Frame 1 (no input): blank canvas, image omitted
Frame 60 (no input): blank canvas, image omitted
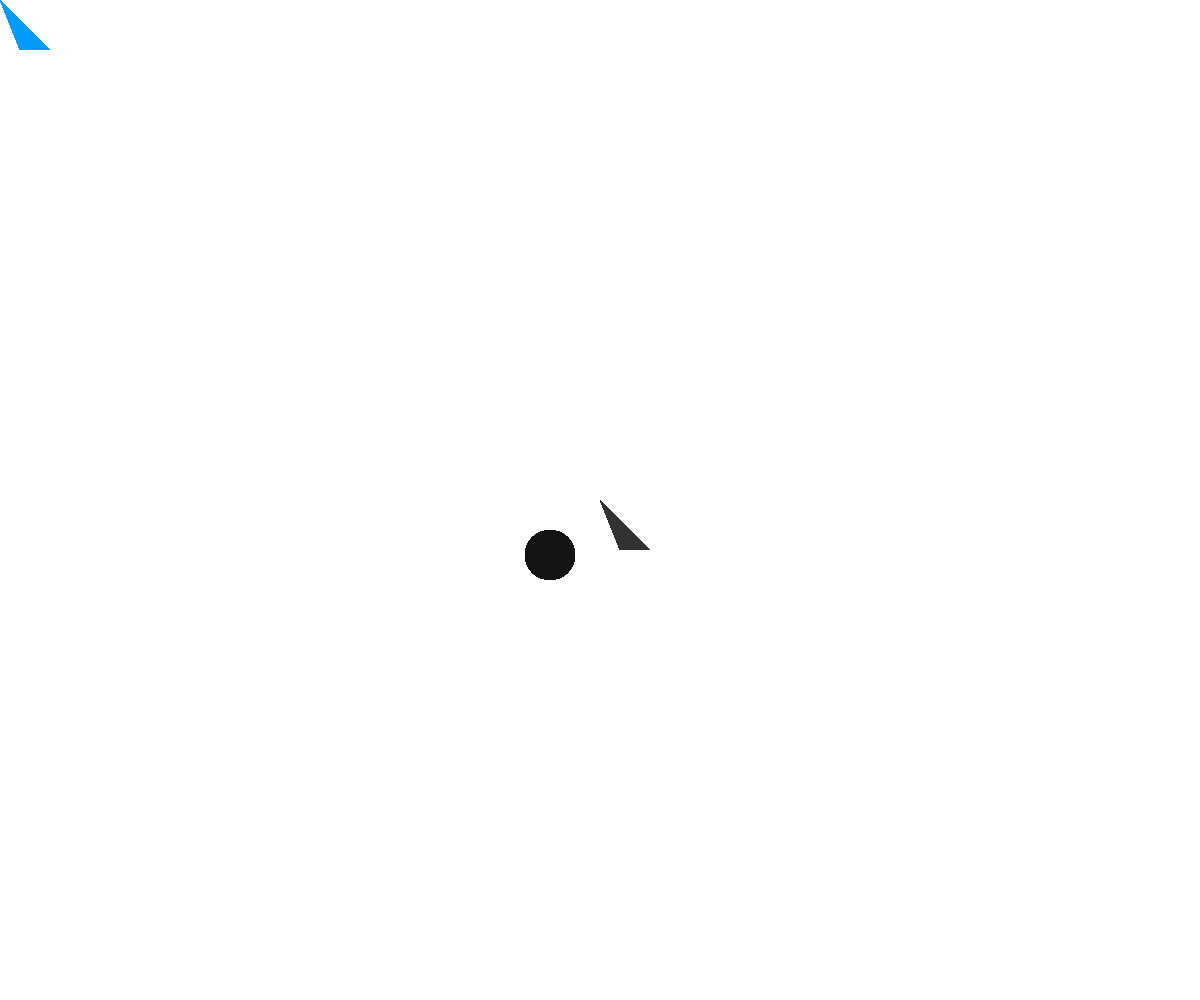
Frame 120 (the mouse pressed at the canvas centre since frame 60)

The p5.js sketch whose frames 1 and 60 were blank and that drew this single picture after the mouse press (run headless with seeded random() and noise() and a simulated clock; from frame 60 on, the mouse is pressed at the canvas centre):

// p5.js sketch
// ── sketch.js
var hatColor;

function setup() {
  // uncomment this line to make the canvas the full size of the window
    createCanvas(windowWidth, windowHeight);
    hatColor = color(0,155,255);
    circleColor = color(0,255,255);
}


function draw() {
    // draw stuff here
    hatMan(mouseX, mouseY);
    
}

function mouseClicked() {
    hatColor = color(100);
    circleColor = color(200);
//    fill(200);
 //   triangle(x, y, 250, 200, 200, 300);
  }

 function mousePressed() {
    hatColor = color(50);
    circleColor = color(20);
    counter = 0;

  }


  function hatMan(x, y) {
    noStroke();
    fill(circleColor);
    ellipse(x-50, y+55, 50, 50);

   fill(hatColor);
    triangle(x, y, x+50, y+50, x+20, y+50);
  }
